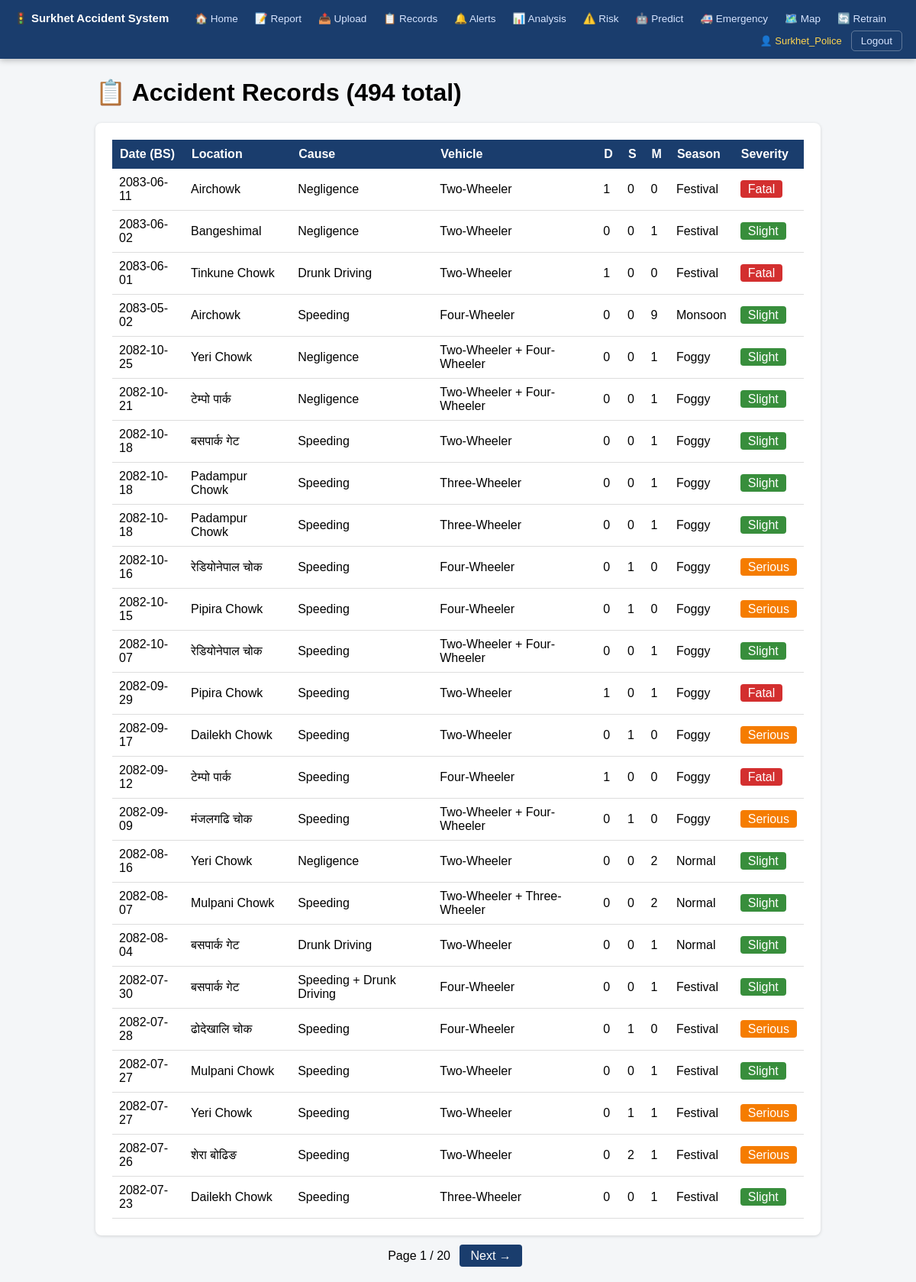
The page /records/ (signed in) on the database its author committed.
### records/models.py (models this page shows, shortened)
class AccidentRecord(models.Model):
    date = models.DateField()
    time = models.TimeField(null=True, blank=True)
    location_name = models.CharField(max_length=200)
    road_name = models.CharField(max_length=100, default="Birendranagar")
    latitude = models.FloatField(null=True, blank=True)
    longitude = models.FloatField(null=True, blank=True)
    weather = models.CharField(max_length=20, default="Unknown")
    season = models.CharField(max_length=20, default="Normal")
    festival = models.CharField(max_length=20, null=True, blank=True)
    bs_date = models.CharField(max_length=12, default="")
    hour = models.IntegerField(null=True, blank=True)
    is_night = models.BooleanField(null=True, blank=True)
    cause = models.CharField(max_length=60, default="Unknown")
    vehicle_type = models.CharField(max_length=60, default="Unknown")
    deaths = models.IntegerField(default=0)
    serious = models.IntegerField(default=0)
    minor = models.IntegerField(default=0)
    injuries = models.IntegerField(default=0)
    predicted_severity = models.CharField(max_length=10, default="")
    reported_by = models.ForeignKey(User, on_delete=models.SET_NULL, null=True)
    created_at = models.DateTimeField(auto_now_add=True)

### records/views.py (the view)
# urls.py: path("records/", views.records_list, name="records_list"),
@login_required
def records_list(request):
    qs = AccidentRecord.objects.all().order_by("-date", "-id")
    paginator = Paginator(qs, 25)          # 25 per page
    page = request.GET.get("page", 1)
    records = paginator.get_page(page)
    return render(request, "records/records_list.html", {"records": records})

### records/templates/records/records_list.html (shortened to what this page needs)
{% extends "records/base.html" %}
{% block content %}
<h1>📋 Accident Records ({{ records.paginator.count }} total)</h1>
<div class="card">
    <table>
        <tr>
            <th>Date (BS)</th>
            <th>Location</th>
            <th>Cause</th>
            <th>Vehicle</th>
            <th>D</th>
            <th>S</th>
            <th>M</th>
            <th>Season</th>
            <th>Severity</th>
        </tr>
        {% for r in records %}
        <tr>
            <td>{{ r.bs_date }}</td>
            <td>{{ r.location_name }}</td>
            <td>{{ r.cause }}</td>
            <td>{{ r.vehicle_type }}</td>
            <td>{{ r.deaths }}</td>
            <td>{{ r.serious }}</td>
            <td>{{ r.minor }}</td>
            <td>{{ r.season }}</td>
            <td>
                {% if r.predicted_severity == "Fatal" %}
                    <span class="badge-red">{{ r.predicted_severity }}</span>
                {% elif r.predicted_severity == "Serious" %}
                    <span class="badge-orange">{{ r.predicted_severity }}</span>
                {% elif r.predicted_severity == "Slight" %}
                    <span class="badge-green">{{ r.predicted_severity }}</span>
                {% else %}
                    <span class="badge-gray">{{ r.predicted_severity }}</span>
                {% endif %}
            </td>
        </tr>
        {% endfor %}
    </table>
</div>
<div class="pagination">
    <span>Page {{ records.number }} / {{ records.paginator.num_pages }}</span>
    {% if records.has_next %}
        <a href="?page={{ records.next_page_number }}">Next →</a>
    {% endif %}
</div>
{% endblock %}

### records/templates/records/base.html (shortened to what this page needs)
<!DOCTYPE html>
<html>
<head>
    <link rel="stylesheet" href="/static/style.css">
</head>
<body>
    <div class="navbar">
        <span class="logo">🚦 Surkhet Accident System</span>
       {% if user.is_authenticated %}
            <a href="/">🏠 Home</a>
            <a href="/entry/">📝 Report</a>
            <a href="/bulk/">📤 Upload</a>
            <a href="/records/">📋 Records</a>
            <a href="/alerts/">🔔 Alerts</a>
            <a href="/analysis/">📊 Analysis</a>
            <a href="/risk/">⚠️ Risk</a>
            <a href="/predict/">🤖 Predict</a>
            <a href="/emergency/">🚑 Emergency</a>
            <a href="/map/">🗺️ Map</a>
            <a href="/retrain/">🔄 Retrain</a>
            <span class="user-info">👤 {{ user.username }}</span>
            <a href="/logout/" class="logout-link">Logout</a>
        {% else %}
            <a href="/predict/">🤖 Predict Severity</a>
            <a href="/map/">🗺️ Hotspot Map</a>
            <a href="/login/" style="color:#ffd54f;">🔐 Login (Police/Agency)</a>
        {% endif %}
    </div>
    <div class="container">
        {% block content %}
        {% endblock %}
    </div>
</body>
</html>

### static/style.css (style rules this page uses)
body { font-family: Arial; margin: 0; background: #f4f6f8; }
.navbar { background: #1a3d6d; padding: 10px 18px; display: flex; align-items: center; flex-wrap: wrap; gap: 2px; position: sticky; top: 0; z-index: 100; box-shadow: 0 2px 8px rgba(0,0,0,0.25); }
.navbar .logo { color: white; font-weight: bold; margin-right: 22px; font-size: 15px; white-space: nowrap; }
.navbar a { color: #d6e4ff; text-decoration: none; padding: 6px 10px; font-size: 13.5px; border-radius: 5px; white-space: nowrap; transition: background 0.15s, color 0.15s; }
.navbar .user-info { color: #ffd54f; margin-left: auto; font-size: 13px; white-space: nowrap; padding-right: 10px; }
.navbar a.logout-link { border: 1px solid rgba(255,255,255,0.3); padding: 5px 12px; }
.container { max-width: 950px; margin: 25px auto; padding: 0 18px; }
.card { background: white; border-radius: 8px; padding: 22px; margin-bottom: 18px; box-shadow: 0 1px 4px rgba(0,0,0,0.14); }
table { width: 100%; border-collapse: collapse; background: white; }
th { background: #1a3d6d; color: white; padding: 10px; text-align: left; }
td { padding: 9px; border-bottom: 1px solid #ddd; }
.badge-red { background: #d32f2f; color: white; padding: 3px 10px; border-radius: 4px; }
.badge-orange { background: #f57c00; color: white; padding: 3px 10px; border-radius: 4px; }
.badge-green { background: #388e3c; color: white; padding: 3px 10px; border-radius: 4px; }
.pagination { margin: 18px 0; text-align: center; }
.pagination a { padding: 6px 14px; background: #1a3d6d; color: white; text-decoration: none; border-radius: 4px; margin: 0 8px; }

### rows shown on the page
AccidentRecord: bs_date "2083-06-11", location_name "Airchowk", cause "Negligence", vehicle_type "Two-Wheeler", deaths "1", serious "0", minor "0", season "Festival", predicted_severity "Fatal"
AccidentRecord: bs_date "2083-06-02", location_name "Bangeshimal", cause "Negligence", vehicle_type "Two-Wheeler", deaths "0", serious "0", minor "1", season "Festival", predicted_severity "Slight"
AccidentRecord: bs_date "2083-06-01", location_name "Tinkune Chowk", cause "Drunk Driving", vehicle_type "Two-Wheeler", deaths "1", serious "0", minor "0", season "Festival", predicted_severity "Fatal"
AccidentRecord: bs_date "2083-05-02", location_name "Airchowk", cause "Speeding", vehicle_type "Four-Wheeler", deaths "0", serious "0", minor "9", season "Monsoon", predicted_severity "Slight"
AccidentRecord: bs_date "2082-10-25", location_name "Yeri Chowk", cause "Negligence", vehicle_type "Two-Wheeler + Four-Wheeler", deaths "0", serious "0", minor "1", season "Foggy", predicted_severity "Slight"
AccidentRecord: bs_date "2082-10-21", location_name "टेम्पो पार्क", cause "Negligence", vehicle_type "Two-Wheeler + Four-Wheeler", deaths "0", serious "0", minor "1", season "Foggy", predicted_severity "Slight"
AccidentRecord: bs_date "2082-10-18", location_name "बसपार्क गेट", cause "Speeding", vehicle_type "Two-Wheeler", deaths "0", serious "0", minor "1", season "Foggy", predicted_severity "Slight"
AccidentRecord: bs_date "2082-10-18", location_name "Padampur Chowk", cause "Speeding", vehicle_type "Three-Wheeler", deaths "0", serious "0", minor "1", season "Foggy", predicted_severity "Slight"
AccidentRecord: bs_date "2082-10-18", location_name "Padampur Chowk", cause "Speeding", vehicle_type "Three-Wheeler", deaths "0", serious "0", minor "1", season "Foggy", predicted_severity "Slight"
AccidentRecord: bs_date "2082-10-16", location_name "रेडियोनेपाल चोक", cause "Speeding", vehicle_type "Four-Wheeler", deaths "0", serious "1", minor "0", season "Foggy", predicted_severity "Serious"
AccidentRecord: bs_date "2082-10-15", location_name "Pipira Chowk", cause "Speeding", vehicle_type "Four-Wheeler", deaths "0", serious "1", minor "0", season "Foggy", predicted_severity "Serious"
AccidentRecord: bs_date "2082-10-07", location_name "रेडियोनेपाल चोक", cause "Speeding", vehicle_type "Two-Wheeler + Four-Wheeler", deaths "0", serious "0", minor "1", season "Foggy", predicted_severity "Slight"
AccidentRecord: bs_date "2082-09-29", location_name "Pipira Chowk", cause "Speeding", vehicle_type "Two-Wheeler", deaths "1", serious "0", minor "1", season "Foggy", predicted_severity "Fatal"
AccidentRecord: bs_date "2082-09-17", location_name "Dailekh Chowk", cause "Speeding", vehicle_type "Two-Wheeler", deaths "0", serious "1", minor "0", season "Foggy", predicted_severity "Serious"
AccidentRecord: bs_date "2082-09-12", location_name "टेम्पो पार्क", cause "Speeding", vehicle_type "Four-Wheeler", deaths "1", serious "0", minor "0", season "Foggy", predicted_severity "Fatal"
AccidentRecord: bs_date "2082-09-09", location_name "मंजलगढि चोक", cause "Speeding", vehicle_type "Two-Wheeler + Four-Wheeler", deaths "0", serious "1", minor "0", season "Foggy", predicted_severity "Serious"
AccidentRecord: bs_date "2082-08-16", location_name "Yeri Chowk", cause "Negligence", vehicle_type "Two-Wheeler", deaths "0", serious "0", minor "2", season "Normal", predicted_severity "Slight"
AccidentRecord: bs_date "2082-08-07", location_name "Mulpani Chowk", cause "Speeding", vehicle_type "Two-Wheeler + Three-Wheeler", deaths "0", serious "0", minor "2", season "Normal", predicted_severity "Slight"
AccidentRecord: bs_date "2082-08-04", location_name "बसपार्क गेट", cause "Drunk Driving", vehicle_type "Two-Wheeler", deaths "0", serious "0", minor "1", season "Normal", predicted_severity "Slight"
AccidentRecord: bs_date "2082-07-30", location_name "बसपार्क गेट", cause "Speeding + Drunk Driving", vehicle_type "Four-Wheeler", deaths "0", serious "0", minor "1", season "Festival", predicted_severity "Slight"
AccidentRecord: bs_date "2082-07-28", location_name "ढोदेखालि चोक", cause "Speeding", vehicle_type "Four-Wheeler", deaths "0", serious "1", minor "0", season "Festival", predicted_severity "Serious"
AccidentRecord: bs_date "2082-07-27", location_name "Mulpani Chowk", cause "Speeding", vehicle_type "Two-Wheeler", deaths "0", serious "0", minor "1", season "Festival", predicted_severity "Slight"
AccidentRecord: bs_date "2082-07-27", location_name "Yeri Chowk", cause "Speeding", vehicle_type "Two-Wheeler", deaths "0", serious "1", minor "1", season "Festival", predicted_severity "Serious"
AccidentRecord: bs_date "2082-07-26", location_name "शेरा बोढिङ", cause "Speeding", vehicle_type "Two-Wheeler", deaths "0", serious "2", minor "1", season "Festival", predicted_severity "Serious"
AccidentRecord: bs_date "2082-07-23", location_name "Dailekh Chowk", cause "Speeding", vehicle_type "Three-Wheeler", deaths "0", serious "0", minor "1", season "Festival", predicted_severity "Slight"

### other values the page prints
{{ user.username }} "Surkhet_Police"
{{ records.paginator.count }} "494"
{{ records.number }} "1"
{{ records.paginator.num_pages }} "20"
